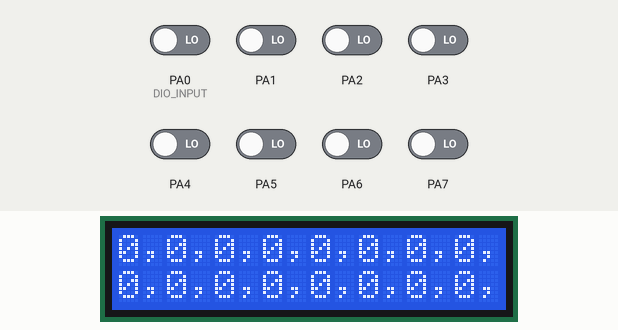
Simulated run of this program. Board: ATmega32, built with avr-gcc and emulated at 8 MHz. On the bench: 16×2 character LCD. Wiring (inferred from the names in the program): character LCD (HD44780): RS PD4; E PD6; data PC4, PC5, PC6, PC7. The inputs (shaded band) are chosen by the test bench; at power-on: PA0 (DIO_INPUT), PA1–7 LOW. What the program prints to the serial monitor is not drawn.

Above: at 1.2 s.
1.3 s: PA0 (DIO_INPUT) driven HIGH
At 2.5 s:
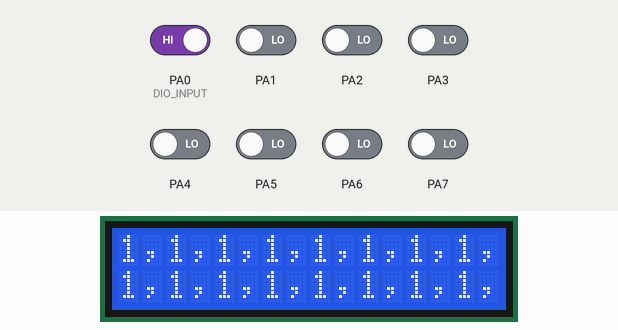
3.4 s: PA4 driven HIGH
6.4 s: PA7 driven HIGH
At 8.1 s:
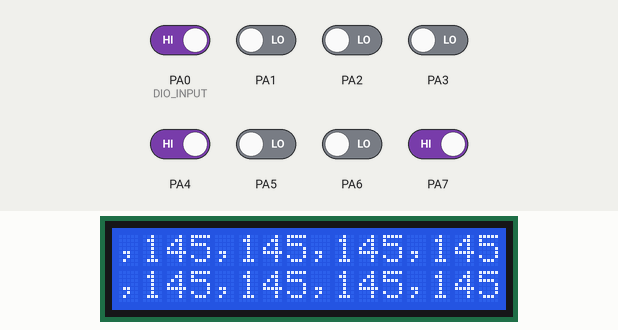
8.4 s: PA1 driven HIGH
At 9.5 s:
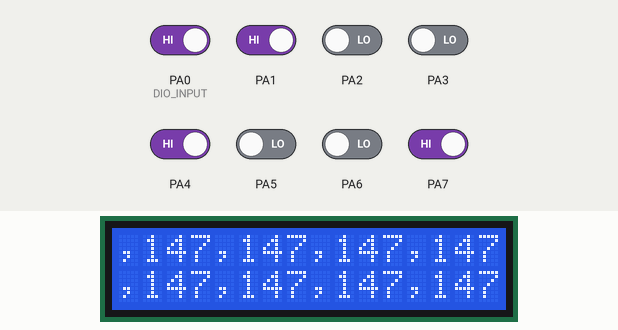
10.4 s: PA6 driven HIGH
At 11.4 s:
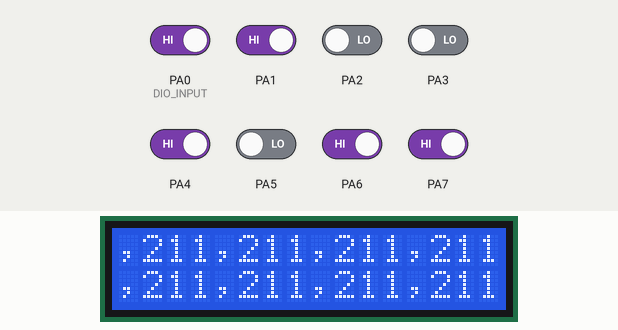
12.4 s: PA2 driven HIGH
At 13.3 s:
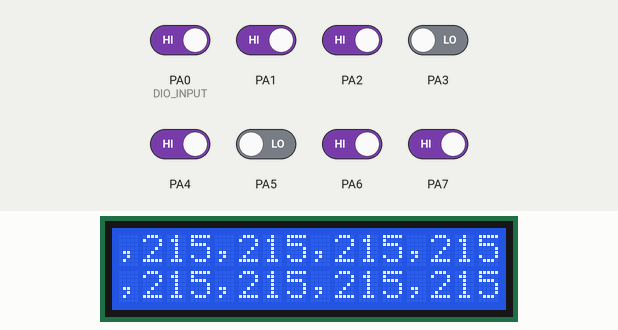
Timing chart, 0 to 15.4 s (numbered marks = the images above; inputs shaded):
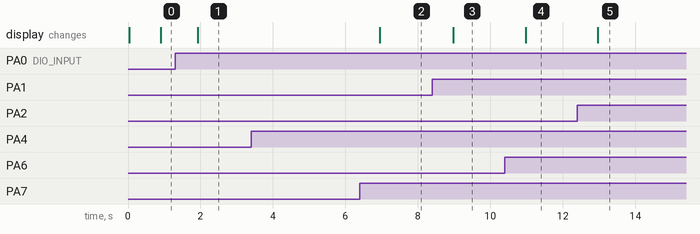

Measured:
- after the input at 1.3 s, the display: changes after 0.62 s (image 1)
- after the input at 3.4 s, every drawn part: stays the same
- after the input at 6.4 s, the display: changes after 0.54 s (image 2)
- after the input at 8.4 s, the display: changes after 0.57 s (image 3)
- after the input at 10.4 s, the display: changes after 0.58 s (image 4)
- after the input at 12.4 s, the display: changes after 0.56 s (image 5)

The program:

main.c
```c
/****************************************************/
/*   AUTHOR      : Abdelrahman Hossam               */
/*   Description : Smart Home APP   		        */
/*   DATE        : 29 FEB 2020                      */
/*   VERSION     : V01                              */
/****************************************************/

/***************************************************/
/*              Library Directives                 */
/***************************************************/
#include "..\LIB\STD_TYPES.h"
#include "..\LIB\BIT_MATH.h"
#include "../LIB/Registers.h"
//#include <avr/io.h>
#include <util/delay.h>
/***************************************************/
/*                 DIO Directives                  */
/***************************************************/
#include "../MCAL/DIO/DIO_INT.h"

/***************************************************/
/*           		ADC Directives                 */
/***************************************************/

#include "../MCAL/ADC/ADC_INT.h"
#include "../MCAL/ADC/ADC_PRIV.h"
//#include "../MCAL/ADC/ADC_CONF.h"

#include "../MCAL/UART/UART_INT.h"
#include "../MCAL/UART/UART_CONF.h"

/***************************************************/
/*           EXT Interrupt Directives              */
/***************************************************/
#include "../MCAL/Interrupt/ExtInterrupt_INT.h"
#include "../MCAL/Interrupt/ExtInterrupt_PRIV.h"

/***************************************************/
/*           	  Timer0 Directives                */
/***************************************************/
#include "../MCAL/TIMER0/TIMER_INT.h"

/***************************************************/
/*           	   LCD Directives                  */
/***************************************************/
#include "../HAL/LCD/LCD_INT.h"
#include "../HAL/LCD/LCD_PRIV.h"

#define Start_Bit             64//@
#define Comma                 44//,
#define End_Bit               59//;

/* Global array for the signal values */
u8 Global_u8Signal[100];
void main (void)
{
	DIO_voidSetPortDirection(DIO_PORTA,DIO_INPUT);
	/* Initialize the USART using the Pre-Configuration */
	UART_Init();
	/*
	DIO_voidSetPinDirection(DIO_PORTA,DIO_PIN0,DIO_INPUT);
	DIO_voidSetPinDirection(DIO_PORTA,DIO_PIN1,DIO_INPUT);
	*/
	/* Initialize the LCD 16*2 Uing the 4 Bit Mode  */
	LCD_4bitIntialization();
	_delay_ms(200);
	/* Counter for samples number */
	u8 Local_u8Counter;
	Local_u8Counter=0;
	while (1)
	{
		Global_u8Signal[Local_u8Counter]=PINA_REG;
		LCD_void4bitDisplayNumber(Global_u8Signal[Local_u8Counter]);
		LCD_voidSend_4bitData(44); //  ' , '
		{
			UART_TransmitData(Start_Bit);
			UART_voidSendNumber((u32)Global_u8Signal[Local_u8Counter]);
			UART_TransmitData(Comma);
			UART_voidSendNumber((u32)Local_u8Counter);
			UART_TransmitData(End_Bit);
		}

		Local_u8Counter++;
		_delay_ms(1);
	}

}
```

LCD_INT.h
```c
/****************************************************/
/*   AUTHOR      : Abdelrahman Hossam               */
/*   Description : LCD DRIVER                       */
/*   DATE        : 19 FEB 2020                      */
/*   VERSION     : V02                              */
/****************************************************/

/*****************************/
/*        FILE GUARD         */
/*****************************/
#ifndef HAL_LCD_INT_H_
#define HAL_LCD_INT_H_

/******************************************************************************/
/*                        Function: LCD_Intialization                         */
/*                         I/P Parameters: No Thing                           */
/*                        Returns:it returns no thing                         */
/*            Desc:This Function to intialize the LCD in 8-bit mode           */
/******************************************************************************/
extern void LCD_voidIntialization (void);

/******************************************************************************/
/*                      Function: LCD_4bitIntialization                       */
/*                         I/P Parameters: No Thing                           */
/*                        Returns:it returns no thing                         */
/*            Desc:This Function to intialize the LCD in 4-bit mode           */
/******************************************************************************/
extern void LCD_void4bitIntialization (void);

/******************************************************************************/
/*                          Function: Send_Command                            */
/*                      I/P Parameters: copy_u8Command                        */
/*                        Returns:it returns no thing                         */
/*       Desc:This Function to send a command to the lcd  in 8-bit mode       */
/******************************************************************************/
extern void LCD_voidSend_Command (u8 copy_u8Command);

/******************************************************************************/
/*                        Function: Send_4bitCommand                          */
/*                      I/P Parameters: copy_u8Command                        */
/*                        Returns:it returns no thing                         */
/*     Desc:This Function to send a command to the lcd in 4-bit mode          */
/******************************************************************************/
extern void LCD_voidSend_4bitCommand (u8 copy_u8Command);

/******************************************************************************/
/*                           Function: Send_Data                              */
/*                        I/P Parameters: copy_u8Data                         */
/*                        Returns:it returns no thing                         */
/*          Desc:This Function to send DATA to the lcd in 8-bit mode          */
/******************************************************************************/
extern void LCD_voidSend_Data (u8 copy_u8data);

/******************************************************************************/
/*                         Function: Send_4bitData                            */
/*                        I/P Parameters: copy_u8Data                         */
/*                        Returns:it returns no thing                         */
/*          Desc:This Function to send DATA to the lcd in 4-bit mode          */
/******************************************************************************/
extern void LCD_voidSend_4bitData (u8 copy_u8data);

/******************************************************************************/
/*                           Function: Send_String                            */
/*                    I/P Parameters: *copy_ptrString                         */
/*                        Returns:it returns no thing                         */
/*         Desc:This Function to send STRING to the lcd in 8-bit mode         */
/******************************************************************************/
extern void LCD_voidSend_String (char *copy_ptrString);

/******************************************************************************/
/*                       Function: Send_4bitString                            */
/*                    I/P Parameters: *copy_ptrString                         */
/*                        Returns:it returns no thing                         */
/*         Desc:This Function to send STRING to the lcd in 4-bit mode         */
/******************************************************************************/
extern void LCD_voidSend_4bitString (char *copy_ptrString);

/******************************************************************************/
/*                       Function: LCD_voidGoToPos                            */
/*             I/P Parameters: Copy_u8RowNum,u8 Copy_u8ColNum                 */
/*                        Returns:it returns no thing                         */
/*      Desc:This Function to go to posetion on the lcd in 8-bit mode         */
/******************************************************************************/
extern void LCD_voidGoToPos(u8 Copy_u8RowNum,u8 Copy_u8ColNum);

/******************************************************************************/
/*                       Function: LCD_voidGoToPos                            */
/*             I/P Parameters: Copy_u8RowNum,u8 Copy_u8ColNum                 */
/*                        Returns:it returns no thing                         */
/*      Desc:This Function to go to posetion on the lcd in 4-bit mode         */
/******************************************************************************/
extern void LCD_void4bitGoToPos(u8 Copy_u8RowNum,u8 Copy_u8ColNum);


extern void LCD_void4bitDisplayNumber(u32 x);


/* End of the file guard */
#endif /* HAL_LCD_INT_H_ */
```

LCD_PRIV.h
```c
/****************************************************/
/*   AUTHOR      : Abdelrahman Hossam               */
/*   Description : LCD DRIVER                       */
/*   DATE        : 19 FEB 2020                      */
/*   VERSION     : V02                              */
/****************************************************/
/*****************************/
/*        FILE GUARD         */
/*****************************/
#ifndef HAL_LCD_PRIV_H_
#define HAL_LCD_PRIV_H_

/*********************************************/
/*         control pins configuration 		 */
/*********************************************/
#define LCD_u8RS    DIO_PIN4
#define LCD_u8RW	DIO_PIN5
#define LCD_u8EN	DIO_PIN6

/*********************************************/
/*          Data Pins configuration 		 */
/*********************************************/
#define LCD_u8DATA_0    DIO_PIN0
#define LCD_u8DATA_1	DIO_PIN1
#define LCD_u8DATA_2	DIO_PIN2
#define LCD_u8DATA_3	DIO_PIN3
#define LCD_u8DATA_4	DIO_PIN4
#define LCD_u8DATA_5	DIO_PIN5
#define LCD_u8DATA_6	DIO_PIN6
#define LCD_u8DATA_7	DIO_PIN7

#define LCD_Data_PORT   DIO_PORTC
#define LCD_CNT_PORT    DIO_PORTD

/****************************/
/*    END OF FILE GUARD     */
/****************************/
#endif /* HAL_LCD_PRIV_H_ */
```

LCD_PROG.c
```c
/****************************************************/
/*   AUTHOR      : Abdelrahman Hossam               */
/*   Description : LCD DRIVER                       */
/*   DATE        : 19 FEB 2020                      */
/*   VERSION     : V02                              */
/****************************************************/

/*********************************************************************************************************************************/

/***************************************************/
/*              Library Directives                 */
/***************************************************/
#include "..\..\LIB\STD_TYPES.h"
#include "..\..\LIB\BIT_MATH.h"
#include "../../LIB/Registers.h"

/***************************************************/
/*                 DIO Directives                  */
/***************************************************/
#include "../../MCAL/DIO/DIO_INT.h"

/***************************************************/
/*                 7Seg Directives                 */
/***************************************************/
#include"LCD_INT.h"
#include"LCD_PRIV.h"

/***************************************************/
/*          8 Mega Hertz System Frequency          */
/***************************************************/
#define F_CPU   8000000UL

/***************************************************/
/*           		Delay Library   	           */
/***************************************************/
#include <avr\delay.h>
/*********************************************************************************************************************************/

extern void LCD_voidSend_Command (u8 copy_u8Command)
{
	/***********************************/
	/*      Set PORT A & D output      */
	/***********************************/
//	DIO_voidSetPortDirection (LCD_Data_PORT,DIO_OUTPUT);
//	DIO_voidSetPortDirection (LCD_CNT_PORT,DIO_OUTPUT);


	DIO_voidSetPinValue(LCD_CNT_PORT,LCD_u8RS,DIO_LOW);
	DIO_voidSetPinValue(LCD_CNT_PORT,LCD_u8RW,DIO_LOW);
	DIO_voidSetPortValue(LCD_Data_PORT,copy_u8Command);


	DIO_voidSetPinValue(LCD_CNT_PORT,LCD_u8EN,DIO_HIGH);
	_delay_ms(2);
	DIO_voidSetPinValue(LCD_CNT_PORT,LCD_u8EN,DIO_LOW);
}


extern void LCD_voidIntialization (void)
{
	/* Wait more than 30 ms */
	//_delay_ms(35);

	/***********************************/
	/*      Set PORT A & D output      */
	/***********************************/
	DIO_voidSetPinDirection(LCD_CNT_PORT,LCD_u8RS,DIO_OUTPUT);
	DIO_voidSetPinDirection(LCD_CNT_PORT, LCD_u8RW, DIO_OUTPUT);
	DIO_voidSetPinDirection(LCD_CNT_PORT, LCD_u8EN, DIO_OUTPUT);
	DIO_voidSetPortDirection (LCD_Data_PORT,0b11111111);


	/***********************************/
	/*           Function Set          */
	/***********************************/
	LCD_voidSend_Command(0b00111100);//0->1

	/* Wait more than 30 us */
	_delay_ms(1);

	/***********************************/
	/*     Display off/on control      */
	/***********************************/
	LCD_voidSend_Command(0b00001111);

	/* Wait more than 39 us */
	_delay_ms(1);

	/***********************************/
	/*         Display Clear           */
	/***********************************/
	LCD_voidSend_Command(0b00000001);

	/* Wait more than 1.39 us */
	_delay_ms(1);

	/***********************************/
	/*         Display Clear           */
	/***********************************/

	//LCD_voidSend_Command(0x06);
	/* Wait more than 1.39 ms */
	//_delay_ms(20);


}

extern void LCD_voidSend_Data (u8 copy_u8data)
{
	DIO_voidSetPinValue(LCD_CNT_PORT, LCD_u8RW, DIO_LOW);
	DIO_voidSetPinValue(LCD_CNT_PORT, LCD_u8RS, DIO_HIGH);

	DIO_voidSetPortValue(LCD_Data_PORT,copy_u8data);
	DIO_voidSetPinValue(LCD_CNT_PORT, LCD_u8EN, DIO_HIGH);
	_delay_ms(2);
	DIO_voidSetPinValue(LCD_CNT_PORT, LCD_u8EN, DIO_LOW);
}

void LCD_voidSend_String (char *copy_ptrString)
{
	while ( *copy_ptrString > 0 )
	{
		LCD_voidSend_Data (*copy_ptrString++);
	}
}


extern void LCD_voidSend_4bitCommand (u8 copy_u8Command)
{
		DIO_voidSetPinValue(LCD_CNT_PORT,LCD_u8RS,DIO_LOW);
		DIO_voidSetPinValue(LCD_CNT_PORT,LCD_u8RW,DIO_LOW);

		DIO_voidSetPinValue(LCD_Data_PORT,DIO_PIN4,GET_BIT(copy_u8Command,4));
		DIO_voidSetPinValue(LCD_Data_PORT,DIO_PIN5,GET_BIT(copy_u8Command,5));
		DIO_voidSetPinValue(LCD_Data_PORT,DIO_PIN6,GET_BIT(copy_u8Command,6));
		DIO_voidSetPinValue(LCD_Data_PORT,DIO_PIN7,GET_BIT(copy_u8Command,7));

		DIO_voidSetPinValue(LCD_CNT_PORT,LCD_u8EN,DIO_HIGH);
		_delay_ms(2);
		DIO_voidSetPinValue(LCD_CNT_PORT,LCD_u8EN,DIO_LOW);
		/*///////////////////////////////////////////////////////////////////////////////////*/
		_delay_us(200);
		DIO_voidSetPinValue(LCD_CNT_PORT,LCD_u8RS,DIO_LOW);
		DIO_voidSetPinValue(LCD_CNT_PORT,LCD_u8RW,DIO_LOW);

		DIO_voidSetPinValue(LCD_Data_PORT,DIO_PIN4,GET_BIT(copy_u8Command,0));
		DIO_voidSetPinValue(LCD_Data_PORT,DIO_PIN5,GET_BIT(copy_u8Command,1));
		DIO_voidSetPinValue(LCD_Data_PORT,DIO_PIN6,GET_BIT(copy_u8Command,2));
		DIO_voidSetPinValue(LCD_Data_PORT,DIO_PIN7,GET_BIT(copy_u8Command,3));

		DIO_voidSetPinValue(LCD_CNT_PORT,LCD_u8EN,DIO_HIGH);
		_delay_ms(2);
		DIO_voidSetPinValue(LCD_CNT_PORT,LCD_u8EN,DIO_LOW);
}

extern void LCD_4bitIntialization (void)
{
	DIO_voidSetPinDirection(LCD_CNT_PORT,LCD_u8RS,DIO_OUTPUT);
	DIO_voidSetPinDirection(LCD_CNT_PORT, LCD_u8RW, DIO_OUTPUT);
	DIO_voidSetPinDirection(LCD_CNT_PORT, LCD_u8EN, DIO_OUTPUT);
	DIO_voidSetPinDirection(LCD_Data_PORT,DIO_PIN4,DIO_OUTPUT);
	DIO_voidSetPinDirection(LCD_Data_PORT,DIO_PIN5,DIO_OUTPUT);
	DIO_voidSetPinDirection(LCD_Data_PORT,DIO_PIN6,DIO_OUTPUT);
	DIO_voidSetPinDirection(LCD_Data_PORT,DIO_PIN7,DIO_OUTPUT);

	_delay_ms(20);

		LCD_voidSend_4bitCommand(0x33);
		LCD_voidSend_4bitCommand(0x32);	/* Send for 4 bit initialization of LCD  */
		LCD_voidSend_4bitCommand(0x28);	/* 2 line, 5*7 matrix in 4-bit mode */
		LCD_voidSend_4bitCommand(0x0c);	/* Display on cursor off */
		LCD_voidSend_4bitCommand(0x06);	/* Increment cursor (shift cursor to right) */
		LCD_voidSend_4bitCommand(0x01);	/* Clear display screen */
}


extern void LCD_voidSend_4bitData (u8 copy_u8data)
{
	DIO_voidSetPinValue(LCD_Data_PORT,DIO_PIN4,GET_BIT(copy_u8data,4));
	DIO_voidSetPinValue(LCD_Data_PORT,DIO_PIN5,GET_BIT(copy_u8data,5));
	DIO_voidSetPinValue(LCD_Data_PORT,DIO_PIN6,GET_BIT(copy_u8data,6));
	DIO_voidSetPinValue(LCD_Data_PORT,DIO_PIN7,GET_BIT(copy_u8data,7));
	DIO_voidSetPinValue(LCD_CNT_PORT,LCD_u8RS,DIO_HIGH);
	DIO_voidSetPinValue(LCD_CNT_PORT,LCD_u8EN,DIO_HIGH);
	_delay_ms(2);
	DIO_voidSetPinValue(LCD_CNT_PORT,LCD_u8EN,DIO_LOW);
	_delay_us(200);
	DIO_voidSetPinValue(LCD_Data_PORT,DIO_PIN4,GET_BIT(copy_u8data,0));
	DIO_voidSetPinValue(LCD_Data_PORT,DIO_PIN5,GET_BIT(copy_u8data,1));
	DIO_voidSetPinValue(LCD_Data_PORT,DIO_PIN6,GET_BIT(copy_u8data,2));
	DIO_voidSetPinValue(LCD_Data_PORT,DIO_PIN7,GET_BIT(copy_u8data,3));
	//DIO_voidSetPinValue(LCD_CNT_PORT,LCD_u8RS,DIO_HIGH);
	DIO_voidSetPinValue(LCD_CNT_PORT,LCD_u8EN,DIO_HIGH);
	_delay_ms(2);
	DIO_voidSetPinValue(LCD_CNT_PORT,LCD_u8EN,DIO_LOW);
}


void LCD_voidSend_4bitString (char *copy_ptrString)
{
	while ( *copy_ptrString > 0 )
	{
		LCD_voidSend_4bitData (*copy_ptrString++);
	}
}

extern void LCD_void4bitDisplayNumber(u32 x)
{
	u32 y = 1;
	if (x == 0)
	{
		LCD_voidSend_4bitData('0');
	}
	if (x < 0) {
		LCD_voidSend_4bitData('-');
		x *= -1;
	}
	while (x != 0) {
		y = ((y * 10) + (x % 10));
		x = (x / 10);
	}
	while (y != 1) {
		LCD_voidSend_4bitData((y % 10) + 48);
		y = (y / 10);
	}
}


void LCD_voidGoToPos(u8 Copy_u8RowNum,u8 Copy_u8ColNum)
{
	LCD_voidSend_Command(0b10000000);
		if(Copy_u8RowNum==1)
		{
			if (Copy_u8ColNum>0 && Copy_u8ColNum <=16)
			{LCD_voidSend_Command(127+Copy_u8ColNum);}
		}
		else if (Copy_u8RowNum==2)
		{
			if (Copy_u8ColNum>0 && Copy_u8ColNum <=16)
			{LCD_voidSend_Command(191+Copy_u8ColNum);}
		}
}
void LCD_void4bitGoToPos(u8 Copy_u8RowNum,u8 Copy_u8ColNum)
{
	LCD_voidSend_4bitCommand(0b10000000);
			if(Copy_u8RowNum==1)
			{
				if (Copy_u8ColNum>0 && Copy_u8ColNum <=16)
				{LCD_voidSend_4bitCommand(127+Copy_u8ColNum);}
			}
			else if (Copy_u8RowNum==2)
			{
				if (Copy_u8ColNum>0 && Copy_u8ColNum <=16)
				{LCD_voidSend_4bitCommand(191+Copy_u8ColNum);}
			}
}
```

Source omitted: BIT_MATH.h (1845 bytes), Registers.h (8222 bytes), STD_TYPES.h (347 bytes), ADC_CONF.h (1309 bytes), ADC_INT.h (2133 bytes), ADC_PRIV.h (5265 bytes), ADC_PROG.c (9104 bytes), DIO_INT.h (4212 bytes), DIO_PROG.c (11935 bytes), ExtInterrupt_INT.h (2006 bytes), ExtInterrupt_PRIV.h (1684 bytes), ExtInterrupt_prog.c (7208 bytes) and 5 more
